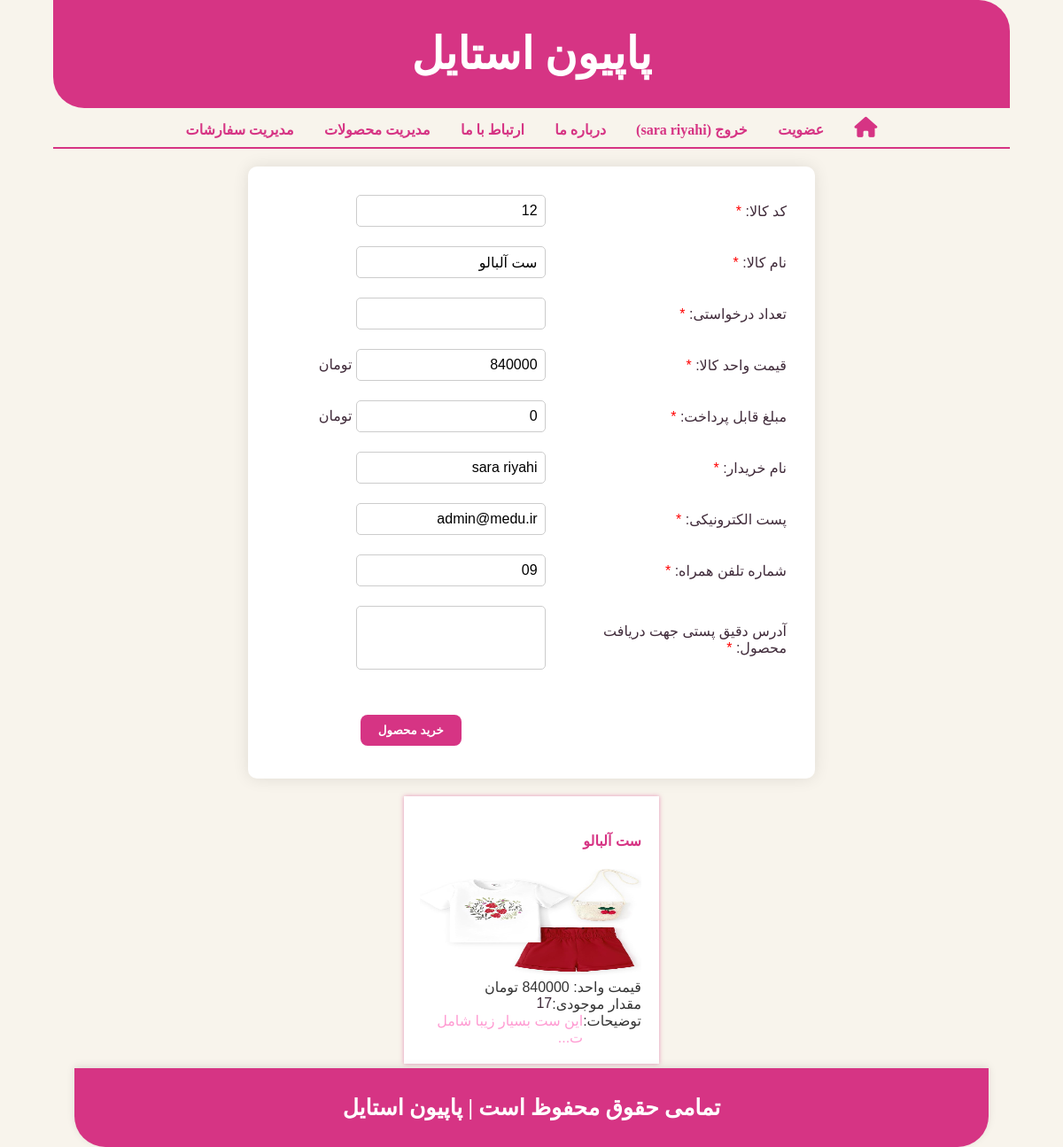
/order.php?id=12 (signed in), run on the app's committed database.
### tables this page shows
CREATE TABLE `products` (
  `pro_code` int(10) NOT NULL,
  `pro_name` varchar(200) NOT NULL,
  `pro_qty` int(10) NOT NULL,
  `pro_price` float NOT NULL,
  `pro_image` varchar(80) NOT NULL,
  `pro_detail` text NOT NULL
);

CREATE TABLE `users` (
  `realname` varchar(80) NOT NULL,
  `username` varchar(30) NOT NULL,
  `password` varchar(20) NOT NULL,
  `email` varchar(60) NOT NULL,
  `type` tinyint(1) NOT NULL
);

### order.php (the view, shortened to what this page needs)
<?php
include("includes/header.php");
$link = mysqli_connect("localhost", "root", "", "shop_db");
$pro_code = 0;
if (isset($_GET['id']))
    $pro_code = $_GET['id'];
$query = "SELECT * FROM products WHERE pro_code='$pro_code'";
$result = mysqli_query($link, $query);
if ($row = mysqli_fetch_array($result)) {
$query = "SELECT * FROM users WHERE username='{$_SESSION['username']}'";
$result = mysqli_query($link, $query);
$user_row = mysqli_fetch_array($result);
?>
<head>
    <link href="css/orderstyle.css" rel="stylesheet" type="text/css" />
</head>
<body>
    <form name="order" action="action_order.php" method="POST">
        <table class="table-container" border="0">
            <tr>
                <td>کد کالا: <span style="color: red;">*</span></td>
                <td><input type="text" id="pro_code" name="pro_code" value="<?php echo ($pro_code); ?>" readonly /></td>
            </tr>
            <tr>
                <td>نام کالا: <span style="color: red;">*</span></td>
                <td><input type="text" id="pro_name" name="pro_name" value="<?php echo ($row['pro_name']); ?>" readonly /></td>
            </tr>
            <tr>
                <td>تعداد درخواستی: <span style="color: red;">*</span></td>
                <td><input type="text" id="pro_qty" name="pro_qty" onchange="calc_price();" /></td>
            </tr>
            <tr>
                <td>قیمت واحد کالا: <span style="color: red;">*</span></td>
                <td><input type="text" id="pro_price" name="pro_price" value="<?php echo ($row['pro_price']); ?>" readonly /> تومان</td>
            </tr>
            <tr>
                <td>مبلغ قابل پرداخت: <span style="color: red;">*</span></td>
                <td><input type="text" id="total_price" name="total_price" value="0" readonly /> تومان</td>
            </tr>
            <tr>
                <td>نام خریدار: <span style="color: red;">*</span></td>
                <td><input type="text" id="realname" name="realname" value="<?php echo ($user_row['realname']); ?>" readonly /></td>
            </tr>
            <tr>
                <td>پست الکترونیکی: <span style="color: red;">*</span></td>
                <td><input type="text" id="email" name="email" value="<?php echo ($user_row['email']); ?>" readonly /></td>
            </tr>
            <tr>
                <td>شماره تلفن همراه: <span style="color: red;">*</span></td>
                <td><input type="text" id="mobile" name="mobile" value="09" /></td>
            </tr>
            <tr>
                <td>آدرس دقیق پستی جهت دریافت محصول: <span style="color: red;">*</span></td>
                <td><textarea id="address" name="address" cols="30" rows="3" wrap="virtual"></textarea></td>
            </tr>
            <tr>
                <td></td>
                <td class="form-buttons">
                    <input type="button" value="خرید محصول" onclick="check_input();" />
                </td>
            </tr>
        </table>
    </form>
    <div class="product-info">
        <h4><?php echo ($row['pro_name']); ?></h4>
        <img src="images/products/<?php echo ($row['pro_image']); ?>" alt="Product Image" />
        <br />
        <span>قیمت واحد: <?php echo ($row['pro_price']); ?> تومان</span>
        <span>مقدار موجودی: <span class="price"><?php echo ($row['pro_qty']); ?></span></span>
        <span>توضیحات: <span class="description"><?php echo (substr($row['pro_detail'], 0, (int)(strlen($row['pro_detail']) / 4))); ?>...</span></span>
    </div>
    <?php
}
include("includes/footer.php");
?>
</body>
</html>

### css/style.css (style rules this page uses)
body { font-family: "B Nazanin", sans-serif; background-color: #F8F4EC; color: #333; margin: 0; padding: 0; }

### css/orderstyle.css (style rules this page uses)
body { font-family: 'B Nazanin', sans-serif; background-color: #F8F4EC; color: #333; margin: 0; padding: 0; direction: rtl; }
form { display: flex; flex-direction: column; width: 50%; margin: 20px auto; padding: 20px; background-color: #FFF; border-radius: 10px; box-shadow: 0 0 18px rgba(0, 0, 0, 0.1); font-family: '2 Kamran', sans-serif; }
.table-container { width: 100%; color: #402B3A; }
.table-container td { padding: 10px; text-align: right; }
.table-container input[type="text"], .table-container textarea { width: calc(100% - 90px); padding: 8px; font-size: 16px; background-color: #fff; border: 1px solid #CCC; border-radius: 5px; box-sizing: border-box; transition: border-color 0.3s ease, box-shadow 0.3s ease; }
.table-container textarea { resize: none; }
.form-buttons { display: flex; justify-content: center; margin-top: 20px; }
.form-buttons input[type="submit"], .form-buttons input[type="reset"], .form-buttons input[type="button"] { padding: 10px 20px; font-weight: bold; margin: 5px; border: none; border-radius: 8px; background-color: #D63484; color: white; cursor: pointer; transition: background-color 0.3s ease, transform 0.3s ease, box-shadow 0.3s ease; }
.product-info { border-color: #D63484; box-shadow: 0 0 5px rgba(214, 52, 132, 0.5); vertical-align: top; width: 24%; padding: 20px; box-sizing: border-box; margin-right: auto; margin-left: auto; margin-bottom: 5px; background-color: white; }
.product-info img { width: 250px; height: 120px; }
.product-info h4 { color: #D63484; }
.product-info span { display: flex; }
.product-info .price { color: #402B3A; }
.product-info .description { color: #FF9BD2; }

### data on the page
products: pro_name "ست آلبالو", pro_price "840000", pro_image (picture), pro_qty "17", pro_detail "این ست بسیار زیبا شامل ت"
users: realname "sara riyahi", email "admin@medu.ir"

### other printed values
$_SESSION['realname'] "sara riyahi"
